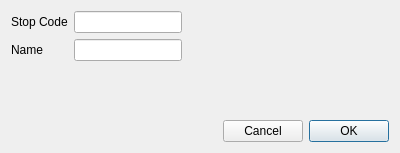
<?xml version="1.0" encoding="UTF-8"?>
<ui version="4.0">
 <class>EditStopDialog</class>
 <widget class="QDialog" name="EditStopDialog">
  <property name="geometry">
   <rect>
    <x>0</x>
    <y>0</y>
    <width>400</width>
    <height>153</height>
   </rect>
  </property>
  <property name="windowTitle">
   <string>Edit Stop</string>
  </property>
  <layout class="QVBoxLayout" name="verticalLayout">
   <item>
    <layout class="QFormLayout" name="formLayout">
     <property name="fieldGrowthPolicy">
      <enum>QFormLayout::FieldsStayAtSizeHint</enum>
     </property>
     <item row="0" column="0">
      <widget class="QLabel" name="label_2">
       <property name="text">
        <string>Stop Code</string>
       </property>
      </widget>
     </item>
     <item row="0" column="1">
      <widget class="QLineEdit" name="stop_code_edit"/>
     </item>
     <item row="1" column="0">
      <widget class="QLabel" name="label">
       <property name="text">
        <string>Name</string>
       </property>
      </widget>
     </item>
     <item row="1" column="1">
      <widget class="QLineEdit" name="stop_name_edit"/>
     </item>
    </layout>
   </item>
   <item>
    <layout class="QHBoxLayout" name="horizontalLayout">
     <item>
      <spacer name="horizontalSpacer">
       <property name="orientation">
        <enum>Qt::Horizontal</enum>
       </property>
       <property name="sizeHint" stdset="0">
        <size>
         <width>40</width>
         <height>20</height>
        </size>
       </property>
      </spacer>
     </item>
     <item>
      <widget class="QPushButton" name="cancelButton">
       <property name="text">
        <string>Cancel</string>
       </property>
      </widget>
     </item>
     <item>
      <widget class="QPushButton" name="okButton">
       <property name="text">
        <string>OK</string>
       </property>
       <property name="default">
        <bool>true</bool>
       </property>
      </widget>
     </item>
    </layout>
   </item>
  </layout>
 </widget>
 <resources/>
 <connections/>
</ui>
